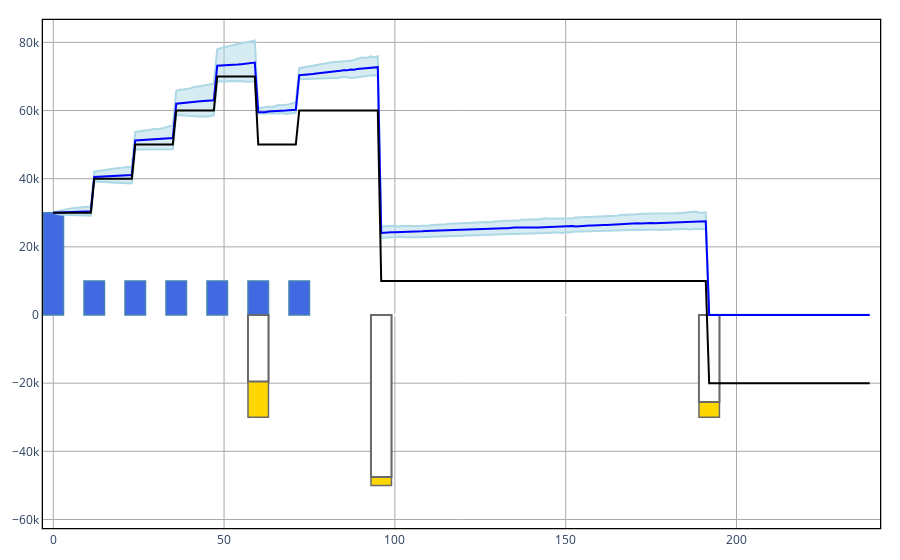

The notebook cell this image was saved under:
### Code cell
ALMc.display(problem,bar_width = 6)

### Figure 1 — Plotly figure (JSON) as saved in the notebook; plotly's stock layout.template omitted (floating-point values rounded to 4 significant figures; data arrays with more than 128 entries replaced by an {"elided": "..."} marker saying what was removed)
{"data": [{"line": {"color": "lightblue"}, "mode": "lines", "name": "95% quantile", "type": "scatter", "x": {"elided": "240 int values"}, "y": {"elided": "240 float values"}}, {"fill": "tonexty", "line": {"color": "lightblue"}, "mode": "lines", "name": "5% quantile", "type": "scatter", "x": {"elided": "240 int values"}, "y": {"elided": "240 float values"}}, {"line": {"color": "blue"}, "mode": "lines", "name": "50% quantile", "type": "scatter", "x": {"elided": "240 int values"}, "y": {"elided": "240 float values"}}, {"marker": {"color": "royalblue", "line": {"color": "steelblue", "width": 1.5}}, "name": "Assets", "type": "bar", "width": 6, "x": {"elided": "240 int values"}, "y": {"elided": "240 int values"}}, {"marker": {"color": "gold", "line": {"color": "dimgray", "width": 1.5}}, "name": "Goals", "type": "bar", "width": 6, "x": {"elided": "240 int values"}, "y": {"elided": "240 int values"}}, {"marker": {"color": "white", "line": {"color": "dimgray", "width": 2}, "opacity": 1}, "name": "Goal LB", "type": "bar", "width": 6, "x": {"elided": "240 int values"}, "y": {"elided": "240 int values"}}, {"line": {"color": "black"}, "mode": "lines", "name": "Neutral wealth consumption", "type": "scatter", "x": {"elided": "240 int values"}, "y": {"elided": "240 int values"}}], "layout": {"barmode": "overlay", "margin": {"b": 20, "l": 20, "r": 20, "t": 20}, "paper_bgcolor": "white", "plot_bgcolor": "white", "showlegend": false, "xaxis": {"gridcolor": "darkgray", "gridwidth": 1, "linecolor": "black", "linewidth": 1.3, "mirror": true, "showgrid": true, "showline": true}, "yaxis": {"gridcolor": "darkgray", "gridwidth": 1, "linecolor": "black", "linewidth": 1.3, "mirror": true, "range": [-62500, 86570.0], "showgrid": true, "showline": true}}}
